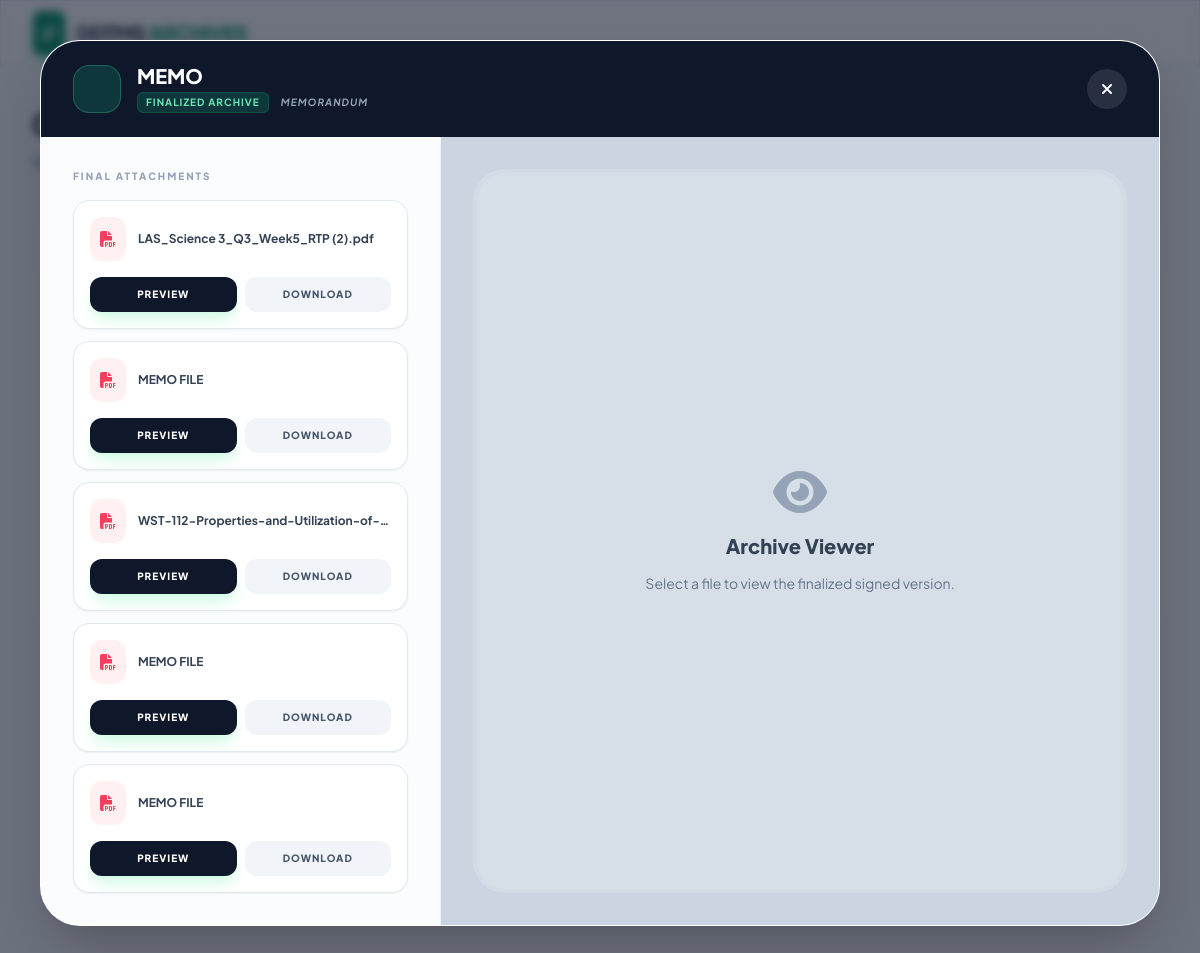
Page /completed_docs.php?view_id=43 (signed in) on the committed database.
### tables this page shows
CREATE TABLE `documents` (
  `doc_id` int(11) NOT NULL,
  `title` varchar(255) NOT NULL,
  `doc_type` varchar(100) NOT NULL,
  `status` enum('Draft','Review','Signing','Completed','Returned','Archived') NOT NULL,
  `remarks` text DEFAULT NULL,
  `initiator_id` int(11) NOT NULL,
  `current_owner_id` int(11) DEFAULT NULL,
  `created_at` timestamp NOT NULL DEFAULT current_timestamp(),
  `updated_at` timestamp NOT NULL DEFAULT current_timestamp() ON UPDATE current_timestamp(),
  `Station` text NOT NULL
);

CREATE TABLE `document_files` (
  `file_id` int(11) NOT NULL,
  `doc_id` int(11) NOT NULL,
  `uploader_id` int(11) NOT NULL,
  `filename` varchar(255) NOT NULL COMMENT 'Original file name',
  `filepath` varchar(255) NOT NULL COMMENT 'Stored file path',
  `version` int(11) NOT NULL DEFAULT 1,
  `created_at` timestamp NOT NULL DEFAULT current_timestamp()
);

### completed_docs.php (the view, shortened to what this page needs)
<?php
require_once 'db.php';
$user_id = $_SESSION['user_id'];
$view_data = null;
$view_files = [];
if (isset($_GET['view_id'])) {
    $v_id = intval($_GET['view_id']);
    $v_query = "SELECT * FROM documents WHERE doc_id = ? AND (initiator_id = ? OR current_owner_id = ?)";
    $v_stmt = $conn->prepare($v_query);
    $v_stmt->bind_param("iii", $v_id, $user_id, $user_id);
    $v_stmt->execute();
    $view_data = $v_stmt->get_result()->fetch_assoc();
    if ($view_data) {
        $f_query = "SELECT * FROM document_files WHERE doc_id = ?";
        $f_stmt = $conn->prepare($f_query);
        $f_stmt->bind_param("i", $v_id);
        $f_stmt->execute();
        $view_files_result = $f_stmt->get_result();
        while($f = $view_files_result->fetch_assoc()) {
            $view_files[] = $f;
        }
    }
}
$query = "SELECT * FROM documents
          WHERE initiator_id = ? AND status = 'Completed'
          ORDER BY updated_at DESC";
$stmt = $conn->prepare($query);
$stmt->bind_param("i", $user_id);
$stmt->execute();
$result = $stmt->get_result();
?>
<!DOCTYPE html>
<html lang="en">
<head>
    <script src="https://cdn.tailwindcss.com"></script>
    <link href="https://cdnjs.cloudflare.com/ajax/libs/font-awesome/6.4.0/css/all.min.css" rel="stylesheet">
</head>
<body class="bg-[#f8fafc] text-slate-900 min-h-screen">
    <nav class="sticky top-0 z-40 w-full glass border-b border-slate-200">
        <div class="max-w-7xl mx-auto px-4 sm:px-6 lg:px-8">
            <div class="flex justify-between h-16 items-center">
                <div class="flex items-center gap-3">
                    <div class="bg-emerald-600 p-2 rounded-lg shadow-emerald-200 shadow-lg">
                        <i class="fas fa-check-double text-white text-lg"></i>
                    </div>
                    <span class="text-xl font-extrabold tracking-tight text-slate-800">DDTMS <span class="text-emerald-600">ARCHIVES</span></span>
                </div>
            </div>
        </div>
    </nav>
    <main class="max-w-7xl mx-auto px-4 sm:px-6 lg:px-8 py-10">
        <div class="mb-10 flex flex-col md:flex-row md:items-end justify-between gap-4">
            <div>
                <h1 class="text-3xl font-extrabold text-slate-900 tracking-tight">Completed Documents</h1>
                <p class="text-slate-500 mt-2 font-medium">Viewing your finalized records and legally signed documents.</p>
            </div>
            <div class="flex items-center bg-white px-4 py-2 rounded-2xl border border-slate-200 shadow-sm">
            </div>
        </div>
        <div class="bg-white rounded-3xl shadow-sm border border-slate-200 overflow-hidden">
            <div class="overflow-x-auto">
                <table class="w-full text-left border-collapse" id="completedTable">
                    <thead>
                        <tr class="bg-slate-50/50 border-b border-slate-100">
                            <th class="px-6 py-4 text-[11px] font-bold text-slate-400 uppercase tracking-widest">Document</th>
                            <th class="px-6 py-4 text-[11px] font-bold text-slate-400 uppercase tracking-widest">Type</th>
                            <th class="px-6 py-4 text-[11px] font-bold text-slate-400 uppercase tracking-widest text-center">Status</th>
                            <th class="px-6 py-4 text-[11px] font-bold text-slate-400 uppercase tracking-widest">Completion Date</th>
                            <th class="px-6 py-4 text-[11px] font-bold text-slate-400 uppercase tracking-widest text-right">Options</th>
                        </tr>
                    </thead>
                    <tbody class="divide-y divide-slate-50">
                        <?php if ($result->num_rows > 0): ?>
                            <?php while ($row = $result->fetch_assoc()): ?>
                            <tr class="group hover:bg-emerald-50/30 transition-all">
                                <td class="px-6 py-5">
                                    <div class="flex items-center gap-4">
                                        <div class="w-10 h-10 rounded-xl bg-emerald-100 flex items-center justify-center text-emerald-600">
                                            <i class="fas fa-file-signature text-lg"></i>
                                        </div>
                                        <div class="font-bold text-slate-800 text-sm"><?php echo htmlspecialchars($row['title']); ?></div>
                                    </div>
                                </td>
                                <td class="px-6 py-5">
                                    <span class="text-xs font-bold text-slate-500 uppercase tracking-wider"><?php echo htmlspecialchars($row['doc_type']); ?></span>
                                </td>
                                <td class="px-6 py-5 text-center">
                                    <span class="inline-flex items-center gap-1.5 px-3 py-1 rounded-full bg-emerald-50 text-emerald-700 border border-emerald-100 text-[10px] font-black uppercase tracking-tight">
                                        <i class="fas fa-check-circle"></i> Completed
                                    </span>
                                </td>
                                <td class="px-6 py-5">
                                    <div class="text-sm font-semibold text-slate-600"><?php echo date('M d, Y', strtotime($row['updated_at'])); ?></div>
                                </td>
                                <td class="px-6 py-5 text-right">
                                    <div class="flex justify-end gap-2 opacity-0 group-hover:opacity-100 transition-opacity">
                                        <a href="?view_id=<?php echo $row['doc_id']; ?>" class="h-9 px-4 bg-white border border-slate-200 text-slate-700 rounded-lg text-xs font-bold hover:bg-slate-50 transition flex items-center gap-2">
                                            <i class="fas fa-folder-open text-emerald-500"></i> View
                                        </a>
                                        <a href="?track_id=<?php echo $row['doc_id']; ?>" class="h-9 px-4 bg-white border border-slate-200 text-slate-700 rounded-lg text-xs font-bold hover:bg-slate-50 transition flex items-center gap-2">
                                            <i class="fas fa-history text-slate-400"></i> Log
                                        </a>
                                    </div>
                                </td>
                            </tr>
                            <?php endwhile; ?>
                        <?php else: ?>
                            <tr>
                                <td colspan="5" class="py-24 text-center">
                                    <div class="bg-slate-50 w-24 h-24 rounded-full flex items-center justify-center mx-auto mb-6">
                                    </div>
                                    <h3 class="text-slate-400 font-bold text-lg italic">The archive is currently empty.</h3>
                                    <p class="text-slate-400 text-sm mt-1">Once documents are fully signed, they will appear here.</p>
                                </td>
                            </tr>
                        <?php endif; ?>
                    </tbody>
                </table>
            </div>
        </div>
    </main>
    <?php if ($view_data): ?>
    <div class="fixed inset-0 z-50 flex items-center justify-center p-4 md:p-10 modal-overlay overflow-hidden">
        <div class="bg-white rounded-[2.5rem] shadow-2xl w-full max-w-7xl h-full flex flex-col overflow-hidden border border-white/40">
            <div class="px-8 py-6 bg-slate-900 flex justify-between items-center">
                <div class="flex items-center gap-4">
                    <div class="w-12 h-12 rounded-2xl bg-emerald-500/20 flex items-center justify-center border border-emerald-400/30">
                    </div>
                    <div>
                        <h2 class="text-white font-black text-xl leading-none"><?php echo htmlspecialchars($view_data['title']); ?></h2>
                        <div class="flex items-center gap-3 mt-1.5">
                            <span class="text-[10px] font-bold text-emerald-300 bg-emerald-500/20 px-2 py-0.5 rounded-md uppercase tracking-widest border border-emerald-500/20">Finalized Archive</span>
                            <span class="text-[10px] font-bold text-slate-400 uppercase tracking-widest italic"><?php echo $view_data['doc_type']; ?></span>
                        </div>
                    </div>
                </div>
                <a href="completed_docs.php" class="bg-white/10 h-10 w-10 flex items-center justify-center rounded-full text-white hover:bg-rose-500 transition-all">
                    <i class="fas fa-times"></i>
                </a>
            </div>
            <div class="flex flex-col lg:flex-row flex-grow overflow-hidden">
                <div class="w-full lg:w-[400px] border-r border-slate-100 bg-slate-50/50 flex flex-col overflow-hidden">
                    <div class="flex-grow overflow-y-auto p-8 custom-scrollbar">
                        <label class="text-[10px] font-black text-slate-400 uppercase tracking-[0.2em] mb-4 block">Final Attachments</label>
                        <div class="space-y-3">
                            <?php foreach ($view_files as $f): ?>
                                <div class="bg-white p-4 rounded-2xl border border-slate-200 shadow-sm hover:border-emerald-400 transition-all group">
                                    <div class="flex items-center gap-3">
                                        <div class="bg-rose-50 text-rose-500 p-2.5 rounded-xl group-hover:bg-emerald-600 group-hover:text-white transition-colors">
                                            <i class="fas fa-file-pdf"></i>
                                        </div>
                                        <span class="text-xs font-bold text-slate-700 truncate"><?php echo htmlspecialchars($f['filename']); ?></span>
                                    </div>
                                    <div class="grid grid-cols-2 gap-2 mt-4">
                                        <button onclick="previewDocument('<?php echo $f['filepath']; ?>')" class="py-2.5 bg-slate-900 text-white rounded-xl text-[10px] font-black uppercase tracking-widest hover:bg-emerald-600 transition shadow-lg shadow-emerald-100">
                                            Preview
                                        </button>
                                        <a href="<?php echo $f['filepath']; ?>" download class="py-2.5 bg-slate-100 text-slate-600 rounded-xl text-[10px] font-black uppercase tracking-widest text-center hover:bg-slate-200 transition">
                                            Download
                                        </a>
                                    </div>
                                </div>
                            <?php endforeach; ?>
                        </div>
                    </div>
                </div>
                <div class="flex-grow bg-[#cbd5e1] flex items-center justify-center p-8 relative">
                    <div id="docPreviewContainer" class="w-full h-full bg-slate-200/50 rounded-[2rem] border-4 border-slate-300/30 flex items-center justify-center overflow-hidden">
                        <div id="noPreviewMsg" class="text-center p-10">
                            <i class="fas fa-eye text-slate-400 text-5xl mb-4"></i>
                            <h3 class="text-slate-700 font-extrabold text-xl">Archive Viewer</h3>
                            <p class="text-slate-500 text-sm mt-3 leading-relaxed">Select a file to view the finalized signed version.</p>
                        </div>
                    </div>
                </div>
            </div>
        </div>
    </div>
    <?php endif; ?>
</body>
</html>

### completed_docs.php (style rules this page uses)
body { font-family: 'Plus Jakarta Sans', sans-serif; }
.glass { background: rgba(255, 255, 255, 0.7); backdrop-filter: blur(12px); border: 1px solid rgba(255, 255, 255, 0.3); }
.modal-overlay { background: rgba(15, 23, 42, 0.6); backdrop-filter: blur(4px); }

### rows in the picture
documents: title "MEMO", doc_type "MEMORANDUM"
document_files: filename "LAS_Science 3_Q3_Week5_RTP (2).pdf"
document_files: filename "MEMO FILE"
document_files: filename "WST-112-Properties-and-Utilization-of-…"
document_files: filename "MEMO FILE"
document_files: filename "MEMO FILE"
